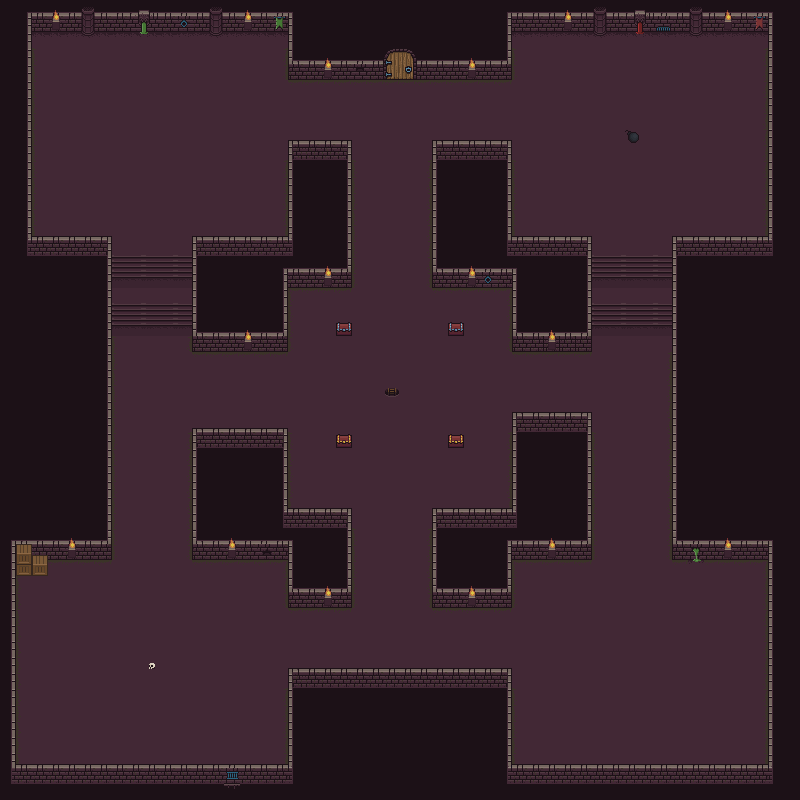

Rendered tile map (Tiled .tmx) drawn with the repository's tilesets; below, a short description and the map source with its tile grids summarised:
An orthogonal 50x50 tile map with 16x16 px tiles, 10 tile layers (background, floor, stairs, obverse walls, ...), 2 tilesets and 39 objects (2x weapon).

<map version="1.5" tiledversion="1.5.0" orientation="orthogonal" renderorder="right-down" width="50" height="50" tilewidth="16" tileheight="16" infinite="0" nextlayerid="18" nextobjectid="76">
 <tileset firstgid="1" source="../tilesets/map_tileset.tsx" />
 <tileset firstgid="257" source="../tilesets/objects_tileset.tsx" />
 <layer id="1" name="background" width="50" height="50">
  <properties>
   <property name="is_static" type="int" value="1" />
   <property name="tileset_id" type="int" value="0" />
  </properties>
  <data>[2500 cells, 2500 non-empty, 1 distinct tile ids]</data>
 </layer>
 <layer id="2" name="floor" width="50" height="50">
  <properties>
   <property name="is_static" type="int" value="1" />
   <property name="tileset_id" type="int" value="0" />
  </properties>
  <data>[2500 cells, 1570 non-empty, 7 distinct tile ids]</data>
 </layer>
 <layer id="13" name="stairs" width="50" height="50">
  <properties>
   <property name="is_static" type="int" value="1" />
   <property name="tileset_id" type="int" value="1" />
  </properties>
  <data>[2500 cells, 65 non-empty, 7 distinct tile ids]</data>
 </layer>
 <layer id="14" name="obverse walls" width="50" height="50">
  <properties>
   <property name="is_static" type="int" value="1" />
   <property name="tileset_id" type="int" value="0" />
  </properties>
  <data>[2500 cells, 196 non-empty, 14 distinct tile ids]</data>
 </layer>
 <layer id="15" name="obverse misc" width="50" height="50">
  <properties>
   <property name="is_static" type="int" value="1" />
   <property name="tileset_id" type="int" value="1" />
  </properties>
  <data>[2500 cells, 63 non-empty, 30 distinct tile ids]</data>
 </layer>
 <layer id="9" name="player" width="50" height="50">
  <properties>
   <property name="is_static" type="int" value="1" />
  </properties>
  <data>[2500 cells, 0 non-empty, 0 distinct tile ids]</data>
 </layer>
 <layer id="3" name="walls" width="50" height="50">
  <properties>
   <property name="is_static" type="int" value="1" />
   <property name="tileset_id" type="int" value="0" />
  </properties>
  <data>[2500 cells, 386 non-empty, 14 distinct tile ids]</data>
 </layer>
 <layer id="8" name="misc" width="50" height="50">
  <properties>
   <property name="is_static" type="int" value="1" />
   <property name="tileset_id" type="int" value="1" />
  </properties>
  <data>[2500 cells, 2 non-empty, 2 distinct tile ids]</data>
 </layer>
 <layer id="10" name="torches" width="50" height="50">
  <properties>
   <property name="is_static" type="int" value="0" />
   <property name="tileset_id" type="int" value="1" />
  </properties>
  <data>[2500 cells, 32 non-empty, 2 distinct tile ids]</data>
 </layer>
 <layer id="12" name="chests" width="50" height="50">
  <properties>
   <property name="is_static" type="int" value="0" />
   <property name="tileset_id" type="int" value="1" />
  </properties>
  <data>[2500 cells, 4 non-empty, 2 distinct tile ids]</data>
 </layer>
 <objectgroup id="6" name="spawns">
  <object id="29" x="392" y="371.333">
   <point />
  </object>
  <object id="60" x="85.9654" y="624.045">
   <point />
  </object>
  <object id="61" x="234.972" y="623.408">
   <point />
  </object>
  <object id="62" x="147.096" y="732.934">
   <point />
  </object>
  <object id="63" x="160.469" y="127.993">
   <point />
  </object>
  <object id="64" x="575.65" y="78.324">
   <point />
  </object>
  <object id="65" x="713.194" y="180.846">
   <point />
  </object>
  <object id="66" x="589.022" y="616.403">
   <point />
  </object>
  <object id="67" x="715.741" y="705.553">
   <point />
  </object>
  <object id="68" x="624.682" y="720.835">
   <point />
  </object>
  <object id="69" x="681.355" y="653.974">
   <point />
  </object>
 </objectgroup>
 <objectgroup id="16" name="interactables">
  <object id="73" name="bat" type="weapon" x="331.667" y="381.667">
   <point />
  </object>
  <object id="75" name="usp" type="weapon" x="453.667" y="383">
   <point />
  </object>
 </objectgroup>
 <objectgroup id="5" name="solids">
  <object id="4" x="432" y="153.818" width="80" height="134.182" />
  <object id="5" x="512" y="249.778" width="80" height="102.222" />
  <object id="6" x="288" y="0" width="224" height="80" />
  <object id="7" x="512" y="0" width="288" height="32" />
  <object id="8" x="768" y="32" width="32" height="432" />
  <object id="9" x="672" y="249.75" width="96" height="310.25" />
  <object id="10" x="768" y="464" width="32" height="336" />
  <object id="12" x="512" y="776.855" width="256" height="23.1458" />
  <object id="13" x="288" y="681.75" width="224" height="118.25" />
  <object id="14" x="16" y="777.83" width="272" height="22.1687" />
  <object id="15" x="288" y="521.924" width="64" height="86.076" />
  <object id="16" x="192" y="441.955" width="96" height="118.045" />
  <object id="17" x="0.00719424" y="560" width="15.9856" height="218.25" />
  <object id="18" x="32" y="249.833" width="80" height="310.167" />
  <object id="20" x="0" y="0" width="32" height="259.25" />
  <object id="22" x="32" y="0" width="256" height="32" />
  <object id="25" x="432" y="521.792" width="80" height="86.208" />
  <object id="26" x="512" y="425.968" width="80" height="134.032" />
  <object id="30" x="288" y="153.75" width="64" height="134.25" />
  <object id="31" x="192" y="249.671" width="96" height="102.329" />
  <object id="33" x="16" y="544" width="16" height="32" />
  <object id="55" x="32" y="560" width="16" height="16" />
  <object id="56" x="336" y="320" width="16" height="16" />
  <object id="57" x="336" y="432" width="16" height="16" />
  <object id="58" x="448" y="432" width="16" height="16" />
  <object id="59" x="448" y="320" width="16" height="16" />
 </objectgroup>
</map>
